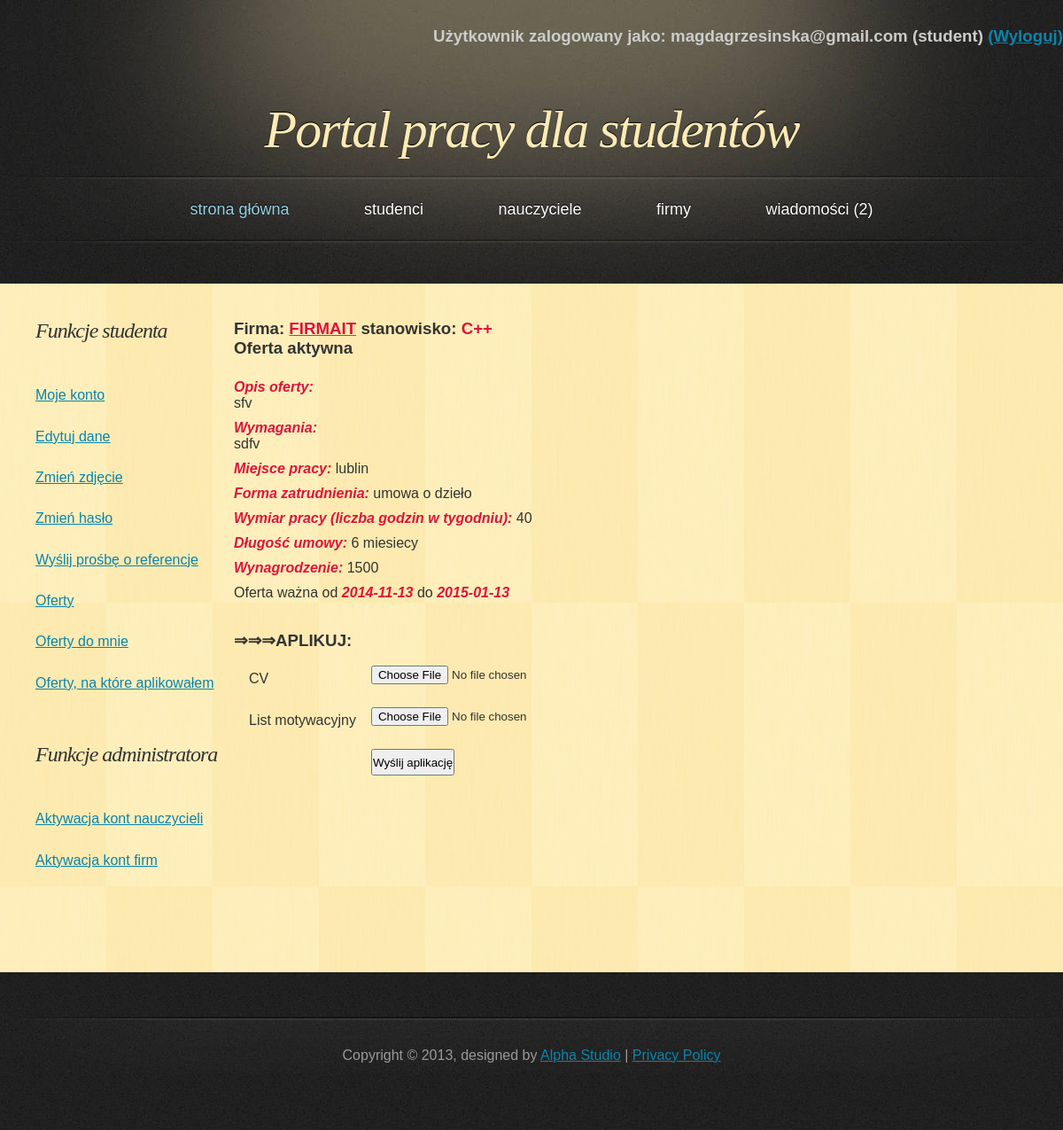
The app's page /PortalPracy/php/offer_description.php?id=8 (signed in) with its own data.
### tables this page shows
CREATE TABLE IF NOT EXISTS `offer` (
  `offer_id` int(11) NOT NULL AUTO_INCREMENT,
  `company_id` int(11) NOT NULL,
  `job` varchar(40) NOT NULL,
  `description` text NOT NULL,
  `requirements` text NOT NULL,
  `place_of_work` varchar(25) NOT NULL,
  `employment_status` text NOT NULL,
  `number_of_hours` int(11) NOT NULL,
  `length_of_contract` varchar(40) NOT NULL,
  `salary` int(11) NOT NULL,
  `date_from` date NOT NULL,
  `date_to` date NOT NULL,
  PRIMARY KEY (`offer_id`),
  KEY `company_id` (`company_id`)
);

CREATE TABLE IF NOT EXISTS `company` (
  `company_id` int(11) NOT NULL AUTO_INCREMENT,
  `name` varchar(50) NOT NULL,
  `address` varchar(50) NOT NULL,
  `telephone` varchar(11) NOT NULL,
  `e_mail` varchar(50) NOT NULL,
  `password` varchar(100) NOT NULL,
  `active` tinyint(1) NOT NULL,
  `account_creation_date` date NOT NULL,
  `photoname` varchar(30) NOT NULL,
  PRIMARY KEY (`company_id`)
);

### PortalPracy/php/classDatabase.php (called while the page is built, shortened)
<?php
class Database {
    private $db;
    function __construct() {
        $this->server = 'localhost';
        $this->user = 'root';
        $this->password = '';
        $this->basename = 'data_base';
        $this->db = new mysqli($this->server, $this->user, $this->password, $this->basename);
        if ($this->db->connect_error) {
            die('Blad polaczenia z baza danych (' . $this->db->connect_errno . ') ' . $this->db->connect_error);
        } else {
            $this->db->query("SET NAMES 'utf8'");
        }
    }
    function get_application_data_for_student($student_id, $offer_id) {
        if ($result = $this->db->query("SELECT * FROM `application` WHERE `student_id`='$student_id' AND `offer_id`='$offer_id'")) {
            return $result;
        }
    }
    function get_offer_number() {
        if ($result = $this->db->query("SELECT * FROM `offer`")) {
            $all_offers = $result->num_rows;
        }
        return $all_offers;
    }
    function get_offer_data($offer_id) {
        if ($result = $this->db->query("SELECT * FROM `offer` o JOIN `company` c ON o.`company_id`=c.`company_id` WHERE `offer_id`='$offer_id'")) {
            if ($result->num_rows == 0) {
                return false;
            } else {
                $obj = $result->fetch_object();
                return $obj;
            }
        }
    }
}

### PortalPracy/php/offer_description.php (the view, shortened to what this page needs)
<!DOCTYPE html>
<html>
    <head>
        <link href="../css/style.css" rel="stylesheet" type="text/css" />
    </head>
    <body>
        <div id="header">
            <?php
            include_once 'classPage.php';
            ?>
            <h1><a href="index.php">Portal pracy dla studentów</a></h1>
        </div>
        <div id="main">
            <div id="content">
                <?php
                if (isset($_SESSION['name'])) {
                    include_once 'classDatabase.php';
                    $db = new Database();
                    $all_offers = $db->get_offer_number();
                    if (!isset($_GET['id']) or $_GET['id'] > $all_offers) {
                        echo "<h3>Niepoprawny numer oferty.</h3>";
                    } else {
                        $offer_id = $_GET['id'];
                        if (($_SESSION['usertype'] == 'student') or ($_SESSION['usertype'] == 'nauczyciel'))
                            $ok = true;
                        if ($ok) {
                            $obj = $db->get_offer_data($offer_id);
                            echo "<h3>Firma: <a href='profile_company.php?id=" . $obj->company_id . "'><span class='conspicuous'>" . $obj->name . "</span></a> stanowisko: <span class='conspicuous'>" . $obj->job . "</span></h3>";
                            $today = date('Y-m-d', time());
                            if ($today >= $obj->date_from && $today <= $obj->date_to) {
                                echo "<h3><span clas='conspicuous'>Oferta aktywna</span></h3>";
                                $active = TRUE;
                            } else {
                                echo "<h3><span clas='conspicuous'>Oferta nieaktywna</span></h3>";
                                $active = FALSE;
                            }
                            echo "<div>";
                            echo"<p><ul class='offer_description'>";
                            echo "<li><span class='bold'>Opis oferty:</span><br/> " . $obj->description . "</li>";
                            echo "<li><span class='bold'>Wymagania:</span><br/> " . $obj->requirements . "</li>";
                            echo "<li><span class='bold'>Miejsce pracy: </span>" . $obj->place_of_work . "</li>";
                            echo "<li><span class='bold'>Forma zatrudnienia: </span>" . $obj->employment_status . "</li>";
                            echo "<li><span class='bold'>Wymiar pracy (liczba godzin w tygodniu): </span>" . $obj->number_of_hours . "</li>";
                            echo "<li><span class='bold'>Długość umowy: </span>" . $obj->length_of_contract . "</li>";
                            echo "<li><span class='bold'>Wynagrodzenie: </span>" . $obj->salary . "</li>";
                            echo "<li>Oferta ważna od <span class='bold'>" . $obj->date_from . " </span>do <span class='bold'>" . $obj->date_to . "</span></li>";
                            echo "</ul></p>";
                            echo "</div>";
                            if ($_SESSION['usertype'] == 'student') {
                                $applic = $db->get_application_data_for_student($_SESSION['id'], $obj->offer_id);
                                $obj2 = $applic->fetch_object();
                                if ($applic->num_rows == 1) {
                                    echo "<h3>Twoja aplikacja na tę ofertę została wysłana.</h3>";
                                    echo "<span class='conspicuous'><a href='../documents/" . $obj2->cv . "' download>cv</a></span>";
                                    echo "<br/>";
                                    echo "<span class='conspicuous'><a href='../documents/" . $obj2->motivation_letter . "' download>list motywacyjny</a></span>";
                                    $obj2 = $applic->fetch_object();
                                    if (!isset($obj2->response)) {
                                        echo "<h3 class='conspicuous'>Nie otrzymałeś jeszcze odpowiedzi</h3>";
                                    } else {
                                        echo "<p><span class='bold'>&rArr;&rArr;&rArr;Odpowiedź z dnia " . $obj2->response_date . ":</span><br/>";
                                        echo $obj2->response . "</p>";
                                    }
                                } else if ($active) {
                                    echo "<h3 >&rArr;&rArr;&rArr;APLIKUJ: </h3><div id = 'offer" . $obj->offer_id . "'>";
                                    ?>
                                    <form class='send_application'  action="javascript:;" method='POST' enctype="multipart/form-data">
                                        <table>
                                            <tr>
                                                <td>
                                                    <label for="cv">CV </label> </td>
                                                <td><input type="file" name="cv" id='cv'/></td>
                                            </tr>
                                            <tr>
                                                <td>
                                                    <label for="motivation_letter">List motywacyjny </label> </td>
                                                <td><input type="file" name="motivation_letter" id='motivation_letter'/> </td>
                                            </tr>
                                            <tr>
                                                <td></td>
                                                <td><input type="submit" name= 'send_application' value="Wyślij aplikację"></td>
                                            </tr>
                                        </table>
                                    </form>
                                    <span class='error'></span>
                                    <?php
                                    echo "</div>";
                                }
                            }
                        }
                    }
                }
                ?>
            </div>
            <div id="sidebar">
            </div>
            <div class="clearing">&nbsp;</div>
        </div>
    </body>
</html>

### PortalPracy/css/style.css (style rules this page uses)
* { margin: 0; padding: 0; }
body { font: 16px "Trebuchet MS", Arial, Helvetica, sans-serif; color: #333333; background: #202020 url('../images/bg.jpg'); }
h1, h2 { font-family: Georgia, Times, serif; font-weight: normal; font-style: italic; }
h1 { font-size: 3em; letter-spacing: -2px; }
p { padding: .75em 0; line-height: 1.5em; }
a { text-decoration: underline; color: #0A84AC; }
#header, #menu, #footer { margin: 0 auto; width: 1200px; }
#header { height: 197px; background: #202020 url('../images/header.jpg'); }
#header h1 { font-size: 60px; text-align: center; text-shadow: 0px -1px 1px #000000; color: #FDEAB5; padding-top: 60px; }
#header h1 a { text-decoration: none; color: #FDEAB5; }
#main { width: 1120px; margin: 0 auto 50px auto; padding: 40px 40px 0 40px; background: #FEEBB2 url('../images/main.jpg'); }
#content { float: right; width: 80%; padding: 0 0 20px 0; }
#sidebar { float: left; width: 20%; padding: 0 0 20px 0; }
.clearing { clear: both; height: 1px; overflow: hidden; }
form { margin: 0; }
td { padding-left: 15px; padding-top: 15px; }
td input { height: 30px; }
.error { float: none; color: #FF0000; padding-left: 5px; vertical-align: top; }
.conspicuous { color: crimson; text-transform: uppercase; font-weight: bold; }
.offer_description li { list-style: none; padding-bottom: 10px; }
.bold { font-weight: bold; color: crimson; font-style: italic; }

### records on screen
offer: company.name "FIRMAIT", job "C++", description "sfv", requirements "sdfv", place_of_work "lublin", employment_status "umowa o dzieło", number_of_hours "40", length_of_contract "6 miesiecy", salary "1500", date_from "2014-11-13", date_to "2015-01-13"

### other values on screen
$_SESSION['name'] "magdagrzesinska@gmail.com"
$_SESSION['usertype'] "student"
$num_mes "2"
